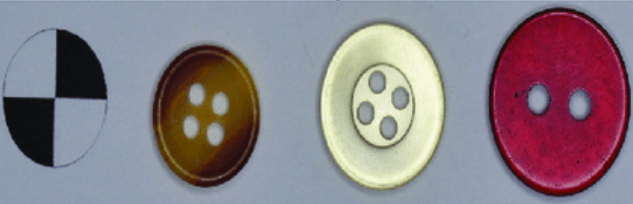
#> input picture Graduate Projects - MS AI and Machine Learning/CSC515 Computer Vision/Image_Segmentation_Discussion.png, 633 x 204 px, found by its file name
$ python Week6_Segmentation_Discussion.py
#> lines starting #> are read from the running program, lines starting #| are printed output that depends on the picture; after the words box and inside, x2 and y2 are one past the last pixel; in counts of white or black regions, pixels touching at a corner belong together
import cv2
import numpy as np

image_path = r'C:\Users\jwens\Desktop\CSUGlobal\GitHub\Projects\Graduate Projects - MS AI and Machine Learning\CSC515 Computer Vision\Image_Segmentation_Discussion.png'
img_original = cv2.imread(image_path)
#> img_original is the input picture: shape (204, 633, 3); mean B, G, R 133.5, 125.9, 137.9
gray = cv2.cvtColor(img_original, cv2.COLOR_BGR2GRAY)
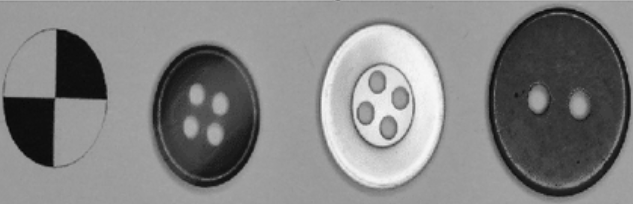
#> gray: shape (204, 633); min 5, max 250, mean 130.3

thresh_adaptive = cv2.adaptiveThreshold(gray, 255, cv2.ADAPTIVE_THRESH_GAUSSIAN_C,cv2.THRESH_BINARY_INV, 11, 3)
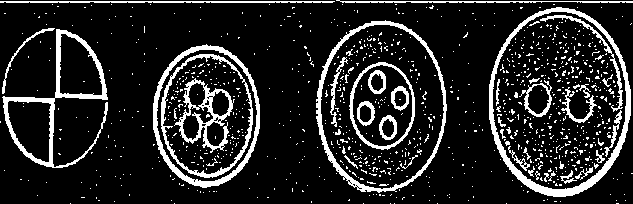
#> thresh_adaptive: shape (204, 633); 14.6% white; 1002 white regions (960 under 20 px), largest, box (x1, y1, x2, y2) and area: (489, 7, 631, 197) 2663, (2, 29, 108, 168) 2008, (316, 20, 447, 193) 1904

edges = cv2.Canny(gray, 100, 200)
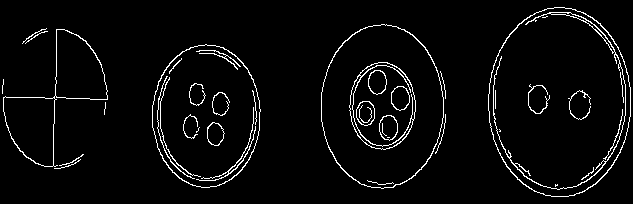
#> edges: shape (204, 633); 4% white in thin lines or dots

blurred = cv2.GaussianBlur(gray, (5, 5), 0)
edges_for_contours = cv2.Canny(blurred, 30, 100)
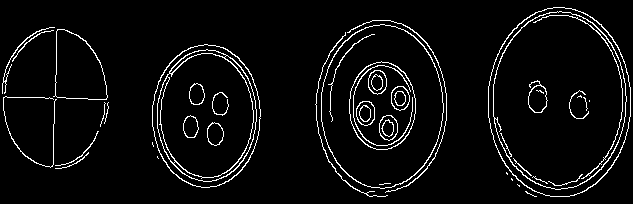
#> edges_for_contours: shape (204, 633); 5% white in thin lines or dots

contours, _ = cv2.findContours(edges_for_contours, cv2.RETR_EXTERNAL, cv2.CHAIN_APPROX_SIMPLE)
#> contours = 19 contours, 10 with area under 20; largest, box (x1, y1, x2, y2) and area: (488, 7, 631, 197) 21234, (321, 24, 444, 189) 15660, (152, 44, 261, 188) 12098, (53, 29, 108, 100) 2782, (347, 20, 447, 193) 61

filled_mask = np.zeros_like(gray)
min_area = 1000

for cnt in contours:
    area = cv2.contourArea(cnt)
    if area > min_area:
        cv2.drawContours(filled_mask, [cnt], -1, 255, cv2.FILLED)
#> this loop made 19 passes
#> area on passes 11 to 19: 21.5, 12098, 43, 21.5, 2782, 33, 15659.5, 61, 21234
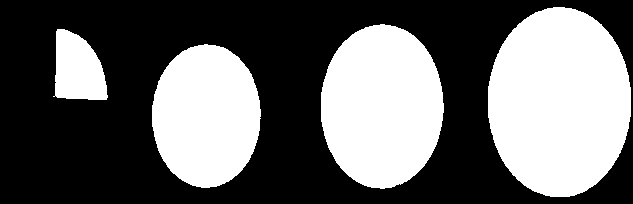
#> filled_mask: shape (204, 633); 40.7% white; 4 white regions, box (x1, y1, x2, y2) and area: (488, 7, 631, 197) 21474, (321, 24, 444, 189) 15865, (152, 44, 261, 188) 12279, (53, 29, 108, 100) 2887

cv2.imshow('a) Original', img_original)
cv2.imshow('b) Thresholding (Adaptive)', thresh_adaptive)
cv2.imshow('c) Canny Edges', edges)
cv2.imshow('d) Region-Based (Contour Area Filter)', filled_mask)

cv2.waitKey(0)
cv2.destroyAllWindows()
